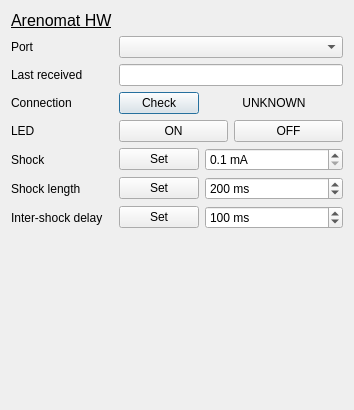
<?xml version="1.0" encoding="UTF-8"?>
<ui version="4.0">
 <class>DebugWindow</class>
 <widget class="QDialog" name="DebugWindow">
  <property name="geometry">
   <rect>
    <x>0</x>
    <y>0</y>
    <width>354</width>
    <height>410</height>
   </rect>
  </property>
  <property name="windowTitle">
   <string>Debugging</string>
  </property>
  <layout class="QFormLayout" name="formLayout">
   <item row="0" column="0">
    <widget class="QLabel" name="label_3">
     <property name="text">
      <string>&lt;html&gt;&lt;head/&gt;&lt;body&gt;&lt;p&gt;&lt;span style=&quot; font-size:12pt; text-decoration: underline;&quot;&gt;Arenomat HW&lt;/span&gt;&lt;/p&gt;&lt;/body&gt;&lt;/html&gt;</string>
     </property>
    </widget>
   </item>
   <item row="1" column="0">
    <widget class="QLabel" name="label">
     <property name="text">
      <string>Port</string>
     </property>
    </widget>
   </item>
   <item row="1" column="1">
    <widget class="QComboBox" name="portsComboBox"/>
   </item>
   <item row="2" column="0">
    <widget class="QLabel" name="label_4">
     <property name="text">
      <string>Last received</string>
     </property>
    </widget>
   </item>
   <item row="2" column="1">
    <widget class="QLineEdit" name="receivedLine">
     <property name="readOnly">
      <bool>true</bool>
     </property>
    </widget>
   </item>
   <item row="3" column="0">
    <widget class="QLabel" name="label_5">
     <property name="text">
      <string>Connection</string>
     </property>
    </widget>
   </item>
   <item row="3" column="1">
    <layout class="QHBoxLayout" name="horizontalLayout_2" stretch="0,1">
     <item>
      <widget class="QPushButton" name="checkButton">
       <property name="text">
        <string>Check</string>
       </property>
      </widget>
     </item>
     <item>
      <widget class="QLabel" name="statusLabel">
       <property name="text">
        <string>UNKNOWN</string>
       </property>
       <property name="alignment">
        <set>Qt::AlignCenter</set>
       </property>
      </widget>
     </item>
    </layout>
   </item>
   <item row="4" column="0">
    <widget class="QLabel" name="label_2">
     <property name="text">
      <string>LED</string>
     </property>
    </widget>
   </item>
   <item row="4" column="1">
    <layout class="QHBoxLayout" name="horizontalLayout">
     <item>
      <widget class="QPushButton" name="ledOnButton">
       <property name="text">
        <string>ON</string>
       </property>
      </widget>
     </item>
     <item>
      <widget class="QPushButton" name="ledOffButton">
       <property name="text">
        <string>OFF</string>
       </property>
      </widget>
     </item>
    </layout>
   </item>
   <item row="5" column="0">
    <widget class="QLabel" name="label_6">
     <property name="text">
      <string>Shock</string>
     </property>
    </widget>
   </item>
   <item row="5" column="1">
    <layout class="QHBoxLayout" name="horizontalLayout_3" stretch="0,1">
     <item>
      <widget class="QPushButton" name="shockButton">
       <property name="text">
        <string>Set</string>
       </property>
      </widget>
     </item>
     <item>
      <widget class="ShockSpinbox" name="shockSpinbox">
       <property name="suffix">
        <string notr="true"> mA</string>
       </property>
       <property name="decimals">
        <number>1</number>
       </property>
       <property name="minimum">
        <double>0.100000000000000</double>
       </property>
       <property name="maximum">
        <double>0.700000000000000</double>
       </property>
       <property name="singleStep">
        <double>0.100000000000000</double>
       </property>
       <property name="value">
        <double>0.100000000000000</double>
       </property>
      </widget>
     </item>
    </layout>
   </item>
   <item row="6" column="0">
    <widget class="QLabel" name="label_7">
     <property name="text">
      <string>Shock length</string>
     </property>
    </widget>
   </item>
   <item row="6" column="1">
    <layout class="QHBoxLayout" name="horizontalLayout_4" stretch="0,1">
     <item>
      <widget class="QPushButton" name="lengthButton">
       <property name="text">
        <string>Set</string>
       </property>
      </widget>
     </item>
     <item>
      <widget class="QSpinBox" name="lengthSpinbox">
       <property name="suffix">
        <string> ms</string>
       </property>
       <property name="maximum">
        <number>65535</number>
       </property>
       <property name="value">
        <number>200</number>
       </property>
      </widget>
     </item>
    </layout>
   </item>
   <item row="7" column="0">
    <widget class="QLabel" name="label_8">
     <property name="text">
      <string>Inter-shock delay</string>
     </property>
    </widget>
   </item>
   <item row="7" column="1">
    <layout class="QHBoxLayout" name="horizontalLayout_5" stretch="0,1">
     <item>
      <widget class="QPushButton" name="delayButton">
       <property name="text">
        <string>Set</string>
       </property>
      </widget>
     </item>
     <item>
      <widget class="QSpinBox" name="delaySpinbox">
       <property name="suffix">
        <string> ms</string>
       </property>
       <property name="maximum">
        <number>65535</number>
       </property>
       <property name="value">
        <number>100</number>
       </property>
      </widget>
     </item>
    </layout>
   </item>
  </layout>
 </widget>
 <customwidgets>
  <customwidget>
   <class>ShockSpinbox</class>
   <extends>QDoubleSpinBox</extends>
   <header>shockspinbox.h</header>
  </customwidget>
 </customwidgets>
 <resources/>
 <connections/>
</ui>
